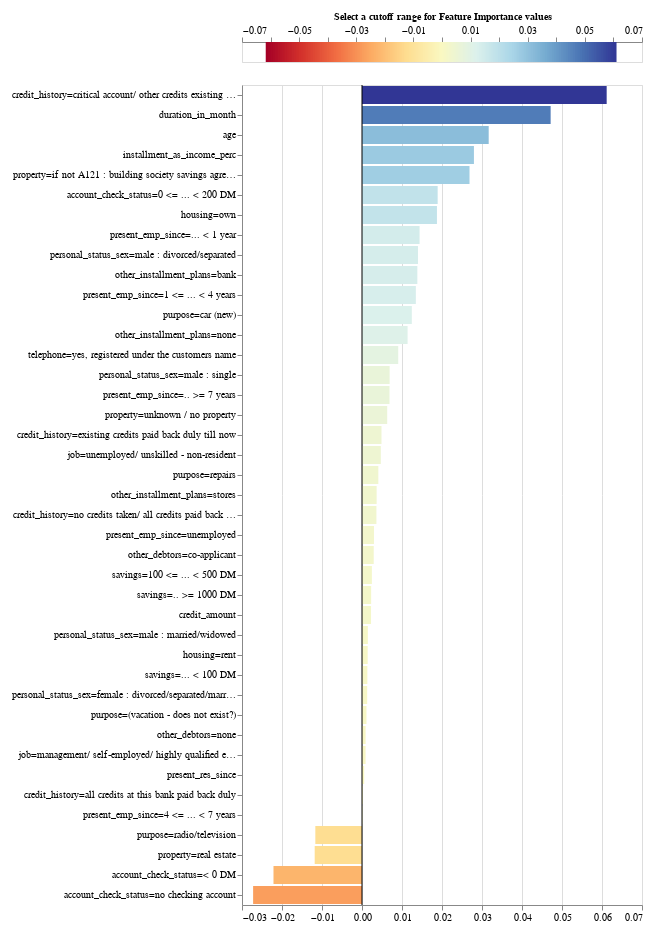

Notebook code cell kept with this figure:
### Code cell
exp.plot_features_importance()

### Figure 1 — Vega-Lite specification as saved in the notebook (floating-point values rounded to 4 significant figures; data arrays with more than 128 entries replaced by an {"elided": "..."} marker saying what was removed)
{"config": {"view": {"continuousWidth": 400, "continuousHeight": 300}, "axis": {"labelFontSize": 10, "labelLimit": 225.0}}, "vconcat": [{"layer": [{"data": {"name": "data-f0bb96dc9a5eb3b60bb07b6ba2729e91"}, "mark": {"type": "rule", "strokeWidth": 3}, "encoding": {"color": {"type": "quantitative", "field": "xValue", "legend": null, "scale": {"domain": [-0.06117, 0.06117], "domainMid": 0, "scheme": "redyellowblue"}}, "x": {"type": "quantitative", "axis": {"orient": "top", "titleFontSize": 10}, "field": "xValue", "title": "Select a cutoff range for Feature Importance values "}}}, {"data": {"name": "data-c7bc3ae69e1253e8223f70a11d04b99d"}, "mark": {"type": "rect", "color": "black", "height": 20, "opacity": 0.4, "tooltip": true}, "encoding": {"x": {"type": "quantitative", "field": "x_min"}, "x2": {"field": "x_max"}, "y": {"type": "quantitative", "axis": null, "field": "y"}}, "selection": {"Cutter": {"type": "single", "fields": ["cutoff"], "bind": {"input": "range", "max": 0.06117, "min": 0, "name": "Importance cutoff value (±) ", "step": 0.001223}, "init": {"cutoff": 0.0}}}, "transform": [{"calculate": "(-Cutter.cutoff)", "as": "x_min"}, {"calculate": "Cutter.cutoff", "as": "x_max"}]}], "height": 20}, {"layer": [{"data": {"name": "data-d6e930df76eb2ee1f806abd2a21b4290"}, "mark": "bar", "encoding": {"color": {"type": "quantitative", "field": "value", "legend": null, "scale": {"domain": [-0.06117, 0.06117], "domainMid": 0, "scheme": "blueorange"}}, "tooltip": [{"type": "nominal", "field": "name", "title": "Feature"}, {"type": "quantitative", "field": "value", "title": "Importance"}], "x": {"type": "quantitative", "field": "value", "title": null}, "y": {"type": "nominal", "field": "name", "sort": {"field": "value", "op": "mean", "order": "descending"}, "title": null}}, "selection": {"Cutter": {"type": "single", "fields": ["cutoff"], "bind": {"input": "range", "max": 0.06117, "min": 0, "name": "Importance cutoff value (±) ", "step": 0.001223}, "init": {"cutoff": 0.0}}}, "transform": [{"filter": "((datum.value > Cutter.cutoff) || (datum.value < (-Cutter.cutoff)))"}]}, {"data": {"name": "data-9c00aa9dc2b1c1a0b4bf9b34ead12925"}, "mark": "rule", "encoding": {"x": {"type": "quantitative", "field": "x"}}}]}], "padding": 10, "$schema": "https://vega.github.io/schema/vega-lite/v4.8.1.json", "datasets": {"data-f0bb96dc9a5eb3b60bb07b6ba2729e91": {"elided": "200 records"}, "data-c7bc3ae69e1253e8223f70a11d04b99d": [{"y": 0, "x": -0.5, "x2": 0.5}], "data-d6e930df76eb2ee1f806abd2a21b4290": [{"name": "duration_in_month", "value": 0.04716}, {"name": "credit_amount", "value": 0.002261}, {"name": "installment_as_income_perc", "value": 0.02798}, {"name": "present_res_since", "value": 0.000557}, {"name": "age", "value": 0.03167}, {"name": "credits_this_bank", "value": 0.0}, {"name": "people_under_maintenance", "value": 0.0}, {"name": "account_check_status=0 <= ... < 200 DM", "value": 0.01892}, {"name": "account_check_status=< 0 DM", "value": -0.02213}, {"name": "account_check_status=>= 200 DM / salary assignments for at least 1 year", "value": 0.0}, {"name": "account_check_status=no checking account", "value": -0.02722}, {"name": "credit_history=all credits at this bank paid back duly", "value": 0.0002039}, {"name": "credit_history=critical account/ other credits existing (not at this bank)", "value": 0.06117}, {"name": "credit_history=delay in paying off in the past", "value": 0.0}, {"name": "credit_history=existing credits paid back duly till now", "value": 0.00487}, {"name": "credit_history=no credits taken/ all credits paid back duly", "value": 0.003601}, {"name": "purpose=(vacation - does not exist?)", "value": 0.001115}, {"name": "purpose=business", "value": 0.0}, {"name": "purpose=car (new)", "value": 0.01245}, {"name": "purpose=car (used)", "value": 0.0}, {"name": "purpose=domestic appliances", "value": 0.0}, {"name": "purpose=education", "value": 0.0}, {"name": "purpose=furniture/equipment", "value": 0.0}, {"name": "purpose=radio/television", "value": -0.01167}, {"name": "purpose=repairs", "value": 0.004082}, {"name": "purpose=retraining", "value": 0.0}, {"name": "savings=.. >= 1000 DM ", "value": 0.002287}, {"name": "savings=... < 100 DM", "value": 0.001338}, {"name": "savings=100 <= ... < 500 DM", "value": 0.00247}, {"name": "savings=500 <= ... < 1000 DM ", "value": 0.0}, {"name": "savings=unknown/ no savings account", "value": 0.0}, {"name": "present_emp_since=.. >= 7 years", "value": 0.006873}, {"name": "present_emp_since=... < 1 year ", "value": 0.01439}, {"name": "present_emp_since=1 <= ... < 4 years", "value": 0.01346}, {"name": "present_emp_since=4 <= ... < 7 years", "value": 0.0001181}, {"name": "present_emp_since=unemployed", "value": 0.002991}, {"name": "personal_status_sex=female : divorced/separated/married", "value": 0.001297}, {"name": "personal_status_sex=male : divorced/separated", "value": 0.01399}, {"name": "personal_status_sex=male : married/widowed", "value": 0.001458}, {"name": "personal_status_sex=male : single", "value": 0.006909}, {"name": "other_debtors=co-applicant", "value": 0.002928}, {"name": "other_debtors=guarantor", "value": 0.0}, {"name": "other_debtors=none", "value": 0.0009003}, {"name": "property=if not A121 : building society savings agreement/ life insurance", "value": 0.02688}, {"name": "property=if not A121/A122 : car or other, not in attribute 6", "value": 0.0}, {"name": "property=real estate", "value": -0.01183}, {"name": "property=unknown / no property", "value": 0.006301}, {"name": "other_installment_plans=bank", "value": 0.01384}, {"name": "other_installment_plans=none", "value": 0.0114}, {"name": "other_installment_plans=stores", "value": 0.00366}, {"name": "housing=for free", "value": 0.0}, {"name": "housing=own", "value": 0.01874}, {"name": "housing=rent", "value": 0.001418}, {"name": "job=management/ self-employed/ highly qualified employee/ officer", "value": 0.0008961}, {"name": "job=skilled employee / official", "value": 0.0}, {"name": "job=unemployed/ unskilled - non-resident", "value": 0.004702}, {"name": "job=unskilled - resident", "value": 0.0}, {"name": "telephone=none", "value": 0.0}, {"name": "telephone=yes, registered under the customers name ", "value": 0.009056}, {"name": "foreign_worker=no", "value": 0.0}, {"name": "foreign_worker=yes", "value": 0.0}], "data-9c00aa9dc2b1c1a0b4bf9b34ead12925": [{"x": 0}]}}
